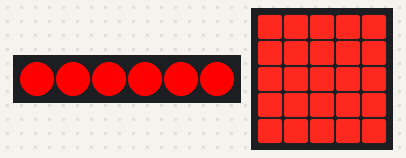
Recording of a program running on a simulated BBC micro:bit running MicroPython. Shown: 6 RGB LEDs in strip order, left to right, the board's 5×5 LED display. Random numbers come from a fixed seed.

Above: at 0.2 s.
At 4.9 s:
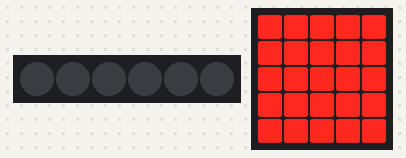
At 10.5 s:
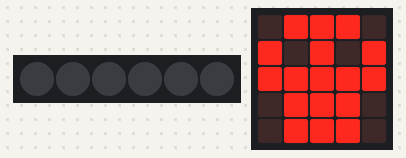
At 21.8 s:
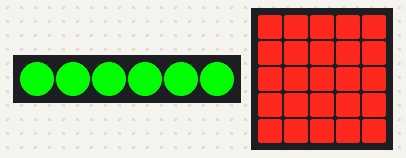
At 27.4 s:
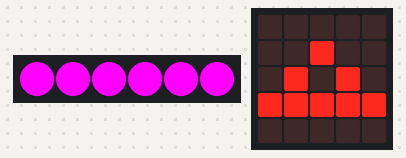
At 38.6 s:
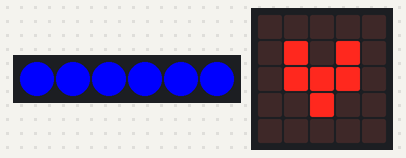
Timing chart, 0 to 40.0 s (numbered marks = the images above):
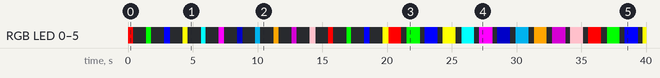

Measured:
- by itself, RGB LED 0–5: off → RGB(255, 0, 0) at 0.00 s, → off 0.40 s later, → RGB(0, 255, 0) 1.0 s later, → off 0.40 s later, … (58 changes in this stretch)
- what the display in image 1 shows lasts 0.9 s, from 4.8 s to 5.7 s

The program:

back_light_for_roller_blading.py
```python
# Imports go at the top
from microbit import *
import neopixel
import random
import time
import log
import math

main_colors = [
    (255, 0, 0),   # Red
    (0, 255, 0),   # Green
    (0, 0, 255),   # Blue
    (255, 255, 0), # Yellow
    (0, 255, 255), # Cyan
    (255, 0, 255), # Magenta
    # (255, 255, 255), # White
    # (0, 0, 0),     # Black
    # (128, 128, 128), # Gray
    # (100, 100, 100), # Dark Gray
    # (200, 200, 200), # Light Gray
    (0, 0, 100),    # Dark Blue
    (0, 150, 200),  # Light Blue
    (255, 165, 0), # Orange
    (128, 0, 128), # Purple
    (255, 192, 203) # Pink
]

def blink(np, context, burn_period, dark_period):

    color_picker = lambda x: main_colors[x % len(main_colors)]

    if not context:
        context = (0, dark_period, True, 0)

    last_time_tick, delay, burn, color_index = context
    current_time_ms = time.ticks_ms()

    if (last_time_tick == 0 or current_time_ms>last_time_tick+delay):
        last_time_tick=current_time_ms

        color = (0,0,0)
        if burn:
                color = color_picker(color_index)
                color_index += 1

        for i in range(len(np)):
            if burn:
                np[i] = color
            else:
                np[i] = color


        np.show()
        burn = not burn

    return (last_time_tick, dark_period if burn else burn_period, burn, color_index)

def light_on_from_edge_to_middle(context):
    if not context:
        context = (True, 0)
    burn, last_time_tick = context

    current_time_ms = time.ticks_ms()

    images = [Image.HEART,Image.HEART_SMALL,Image.HAPPY,Image.SMILE,Image.SAD,Image.CONFUSED,Image.ANGRY,Image.ASLEEP,Image.SURPRISED,Image.SILLY,Image.FABULOUS,Image.MEH,Image.YES,Image.NO,Image.CLOCK12, Image.CLOCK11, Image.CLOCK10, Image.CLOCK9, Image.CLOCK8, Image.CLOCK7, Image.CLOCK6, Image.CLOCK5, Image.CLOCK4, Image.CLOCK3, Image.CLOCK2, Image.CLOCK1,Image.ARROW_N, Image.ARROW_NE, Image.ARROW_E, Image.ARROW_SE, Image.ARROW_S, Image.ARROW_SW, Image.ARROW_W, Image.ARROW_NW,Image.TRIANGLE,Image.TRIANGLE_LEFT,Image.CHESSBOARD,Image.DIAMOND,Image.DIAMOND_SMALL,Image.SQUARE,Image.SQUARE_SMALL,Image.RABBIT,Image.COW,Image.MUSIC_CROTCHET,Image.MUSIC_QUAVER,Image.MUSIC_QUAVERS,Image.PITCHFORK,Image.XMAS,Image.PACMAN,Image.TARGET,Image.TSHIRT,Image.ROLLERSKATE,Image.DUCK,Image.HOUSE,Image.TORTOISE,Image.BUTTERFLY,Image.STICKFIGURE,Image.GHOST,Image.SWORD,Image.GIRAFFE,Image.SKULL,Image.UMBRELLA,Image.SNAKE,Image.SCISSORS]

    if last_time_tick == 0 or current_time_ms > (last_time_tick + (800)):
        last_time_tick=current_time_ms
        if burn:
            display.show(Image('99999:'
                            '99999:'
                            '99999:'
                            '99999:'
                            '99999'))
        else:
            display.show(random.choice(images))
        burn = not burn

    return (burn, last_time_tick)


def main():
    np = neopixel.NeoPixel(pin1, 6)
    np.clear()
    np.show()


    context = None
    contextLedPanel = None
    last_switched = time.ticks_ms()
    index = 0

    all_effects = [
        lambda ctx: blink(np,ctx, 400, 1000),
        lambda ctx: blink(np,ctx, 1000, 400),
    ]

    all_effects_led_pannel = [
        lambda ctx: light_on_from_edge_to_middle(ctx)
    ]

    while(True):

        if (last_switched + 20000) < time.ticks_ms():

            sleep(100)
            context = None
            contextLedPanel = None
            index += 1
            last_switched = time.ticks_ms()
            display.clear()

        context = all_effects[index % len(all_effects)](context)
        contextLedPanel = all_effects_led_pannel[index % len(all_effects_led_pannel)](contextLedPanel)


if __name__ == '__main__':
    main()
    display.show(Image.HEART)
```
